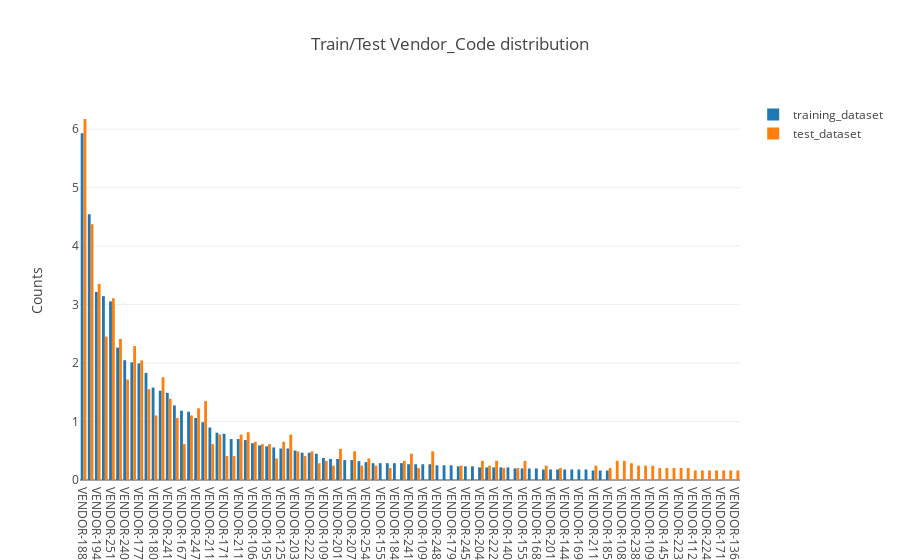

The notebook cell saved with this chart:
### Code cell
draw_distribution(df, df_test, 'Vendor_Code', 75)

### Figure 1 — Plotly figure (JSON) as saved in the notebook; plotly's stock layout.template omitted (floating-point values rounded to 4 significant figures)
{"data": [{"name": "training_dataset", "type": "bar", "uid": "caee895f-296f-4570-a744-00f42d6641b1", "x": ["VENDOR-1883", "VENDOR-1513", "VENDOR-1944", "VENDOR-1551", "VENDOR-2513", "VENDOR-1066", "VENDOR-2408", "VENDOR-1873", "VENDOR-1771", "VENDOR-1191", "VENDOR-1802", "VENDOR-1065", "VENDOR-2416", "VENDOR-1069", "VENDOR-1676", "VENDOR-1080", "VENDOR-2478", "VENDOR-2333", "VENDOR-2116", "VENDOR-2514", "VENDOR-1717", "VENDOR-1554", "VENDOR-2117", "VENDOR-2120", "VENDOR-1062", "VENDOR-1608", "VENDOR-1955", "VENDOR-2160", "VENDOR-1254", "VENDOR-1114", "VENDOR-2034", "VENDOR-1286", "VENDOR-2220", "VENDOR-2051", "VENDOR-1098", "VENDOR-1262", "VENDOR-2013", "VENDOR-1799", "VENDOR-2076", "VENDOR-2032", "VENDOR-2549", "VENDOR-1690", "VENDOR-1552", "VENDOR-1623", "VENDOR-1848", "VENDOR-1978", "VENDOR-2417", "VENDOR-1465", "VENDOR-1094", "VENDOR-2427", "VENDOR-2485", "VENDOR-1515", "VENDOR-1792", "VENDOR-2033", "VENDOR-2458", "VENDOR-1341", "VENDOR-2047", "VENDOR-2349", "VENDOR-2226", "VENDOR-1476", "VENDOR-1404", "VENDOR-1400", "VENDOR-1555", "VENDOR-2240", "VENDOR-1682", "VENDOR-1715", "VENDOR-2019", "VENDOR-1064", "VENDOR-1443", "VENDOR-2109", "VENDOR-1693", "VENDOR-2460", "VENDOR-2110", "VENDOR-1833", "VENDOR-1859"], "y": [5.929, 4.545, 3.216, 3.144, 3.054, 2.264, 2.048, 2.012, 1.994, 1.833, 1.581, 1.527, 1.491, 1.276, 1.186, 1.168, 1.06, 0.9881, 0.8983, 0.8085, 0.7905, 0.7007, 0.7007, 0.6827, 0.6288, 0.5929, 0.5749, 0.557, 0.539, 0.539, 0.5031, 0.4671, 0.4671, 0.4492, 0.3773, 0.3593, 0.3593, 0.3414, 0.3414, 0.3234, 0.3054, 0.2875, 0.2875, 0.2875, 0.2875, 0.2875, 0.2695, 0.2695, 0.2695, 0.2695, 0.2515, 0.2515, 0.2515, 0.2336, 0.2336, 0.2336, 0.2156, 0.2156, 0.2156, 0.2156, 0.2156, 0.1976, 0.1976, 0.1976, 0.1976, 0.1797, 0.1797, 0.1797, 0.1797, 0.1797, 0.1797, 0.1797, 0.1617, 0.1617, 0.1617]}, {"name": "test_dataset", "type": "bar", "uid": "071f74ba-cb07-4968-8bc7-a255705fe59d", "x": ["VENDOR-1883", "VENDOR-1513", "VENDOR-1944", "VENDOR-2513", "VENDOR-1551", "VENDOR-1066", "VENDOR-1873", "VENDOR-1771", "VENDOR-1065", "VENDOR-2408", "VENDOR-1191", "VENDOR-2416", "VENDOR-2333", "VENDOR-2478", "VENDOR-1802", "VENDOR-1080", "VENDOR-1069", "VENDOR-2120", "VENDOR-1114", "VENDOR-2514", "VENDOR-2117", "VENDOR-1062", "VENDOR-1254", "VENDOR-1955", "VENDOR-1676", "VENDOR-2116", "VENDOR-1608", "VENDOR-2013", "VENDOR-2076", "VENDOR-2220", "VENDOR-2427", "VENDOR-2034", "VENDOR-2417", "VENDOR-1554", "VENDOR-1717", "VENDOR-1286", "VENDOR-2160", "VENDOR-2549", "VENDOR-1978", "VENDOR-2047", "VENDOR-1098", "VENDOR-2011", "VENDOR-1086", "VENDOR-2226", "VENDOR-1555", "VENDOR-1376", "VENDOR-2051", "VENDOR-2110", "VENDOR-1690", "VENDOR-2349", "VENDOR-2384", "VENDOR-1262", "VENDOR-1715", "VENDOR-1028", "VENDOR-1096", "VENDOR-2032", "VENDOR-2033", "VENDOR-1400", "VENDOR-2156", "VENDOR-1459", "VENDOR-1650", "VENDOR-2237", "VENDOR-1243", "VENDOR-1465", "VENDOR-1064", "VENDOR-1476", "VENDOR-1859", "VENDOR-1623", "VENDOR-1122", "VENDOR-1126", "VENDOR-2244", "VENDOR-1209", "VENDOR-1712", "VENDOR-1458", "VENDOR-1366"], "y": [6.173, 4.374, 3.352, 3.107, 2.453, 2.412, 2.289, 2.044, 1.758, 1.717, 1.554, 1.39, 1.349, 1.226, 1.104, 1.104, 1.063, 0.8177, 0.7768, 0.7768, 0.7768, 0.6541, 0.6541, 0.6132, 0.6132, 0.6132, 0.6132, 0.5315, 0.4906, 0.4906, 0.4906, 0.4906, 0.4497, 0.4088, 0.4088, 0.4088, 0.3679, 0.3679, 0.3271, 0.3271, 0.3271, 0.3271, 0.3271, 0.3271, 0.3271, 0.2862, 0.2862, 0.2453, 0.2453, 0.2453, 0.2453, 0.2453, 0.2453, 0.2453, 0.2453, 0.2453, 0.2453, 0.2044, 0.2044, 0.2044, 0.2044, 0.2044, 0.2044, 0.2044, 0.2044, 0.2044, 0.2044, 0.2044, 0.1635, 0.1635, 0.1635, 0.1635, 0.1635, 0.1635, 0.1635]}], "layout": {"barmode": "group", "title": {"text": " Train/Test Vendor_Code distribution"}, "yaxis": {"title": {"text": "Counts"}}}}
